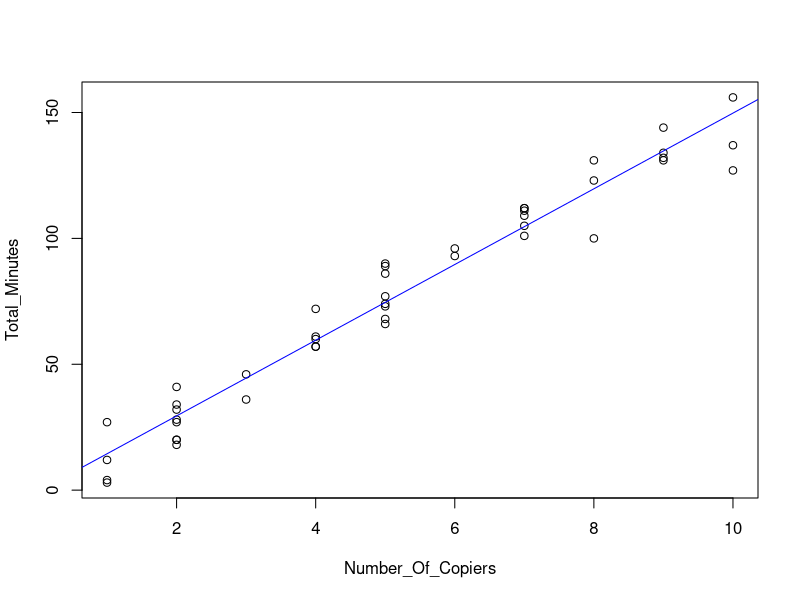

Recreate this plot in R.
#Chad Huntebrinker
#Problem 2.14a
#Load the library and data in to R
library(readxl)

excel_data <- read_excel("Copier_Maintenance_Data.xlsx")

#Total_Minutes ~ Number_Of_Copiers
#Fit the model
model_3 <- lm(Total_Minutes~Number_Of_Copiers,data=excel_data)
sum_of_model_3 <- summary(model_3)

#Plot to see the graph
plot(Total_Minutes~Number_Of_Copiers, data = excel_data)
abline(model_3,col="blue")


#Get b1 and se_b1
b1 <- sum_of_model_3$coefficients[2, 1]
se_b1 <- sum_of_model_3$coefficients[2, 2]

#Get the mean service time for 6 copiers serviced
Y_hat <- predict(model_3, data.frame(Number_Of_Copiers=6))

#Now get the confidence interval
predict(model_3, data.frame(Number_Of_Copiers=6), interval = "confidence", level = 0.90)


